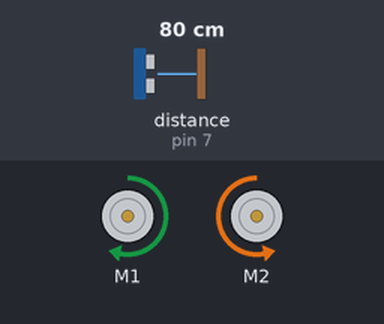
The sketch below on a simulated Arduino Uno, built with avr-gcc and run on an emulated ATmega328P. Parts: 2 × DC motor (green arrow = forward, orange = backward, longer = faster). Wiring (inferred from the names in the program): ultrasonic range finder: trigger pin 6; echo pin 7. The inputs (shaded band) are chosen by the test bench; at power-on: distance to the obstacle (sensor on pin 7) 80 cm. The echo pulse lasts 58.3 µs per cm; what the sketch prints to the serial monitor is not drawn.

Above: at 1.2 s.
1.3 s: distance to the obstacle (sensor on pin 7) set to 28 cm
4.3 s: distance to the obstacle (sensor on pin 7) set to 22 cm
At 4.7 s:
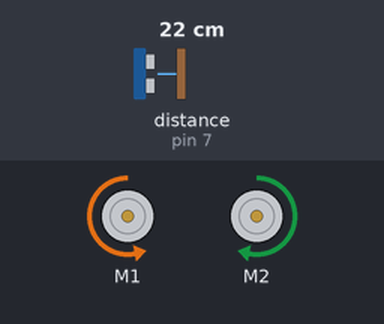
Timing chart, 0 to 7.3 s (numbered marks = the images above; inputs shaded):
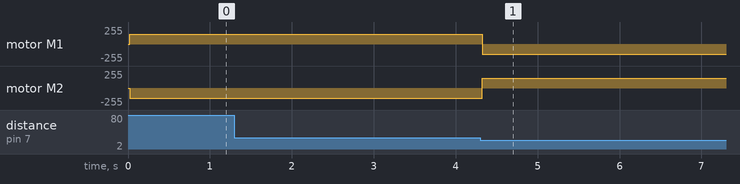

Measured:
- the behaviour switches between 26 and 25 cm on distance to the obstacle (sensor on pin 7) (found by bisection; images 0 and 1)
- after the input at 1.3 s, every drawn part: stays the same
- after the input at 4.3 s, motor M1: forward 150/255 → backward 150/255 at once; motor M2: backward 150/255 → forward 150/255 at once

The sketch:

motorControllerFor2DCMotor.ino
```cpp
#include <AFMotor.h> //import your motor shield library
#define trigPin 6 // define the pins of your sensor
#define echoPin 7
AF_DCMotor motor1(1,MOTOR12_64KHZ); // set up motors.
AF_DCMotor motor2(2, MOTOR12_8KHZ);

void setup() {
  Serial.begin(9600); // begin serial communitication
  Serial.println("Motor test!");
   pinMode(trigPin, OUTPUT);// set the trig pin to output (Send sound waves)
  pinMode(echoPin, INPUT);// set the echo pin to input (recieve sound waves)
  motor1.setSpeed(150); //set the speed of the motors, between 0-255
  motor2.setSpeed (150);
}

void loop() {

   long duration, distance; // start the scan
  digitalWrite(trigPin, LOW);
  delayMicroseconds(2); // delays are required for a succesful sensor operation.
  digitalWrite(trigPin, HIGH);

  delayMicroseconds(10); //this delay is required as well!
  digitalWrite(trigPin, LOW);
  duration = pulseIn(echoPin, HIGH);
  distance = (duration/2) / 29.1;// convert the distance to centimeters.
  if (distance < 25)/*if there's an obstacle 25 centimers, ahead, do the following: */ {

  Serial.print ("Distance From Robot is " );
  Serial.print ( distance);
  Serial.print ( " CM!");// print out the distance in centimeters.

    motor1.run(BACKWARD);  // Turn as long as there's an obstacle ahead.
    motor2.run (FORWARD);

}
  else {
   Serial.println ("No obstacle detected. going forward");
   delay (15);
   motor1.run(FORWARD); //if there's no obstacle ahead, Go Forward!
   motor2.run(BACKWARD);
  }


}
 
```
